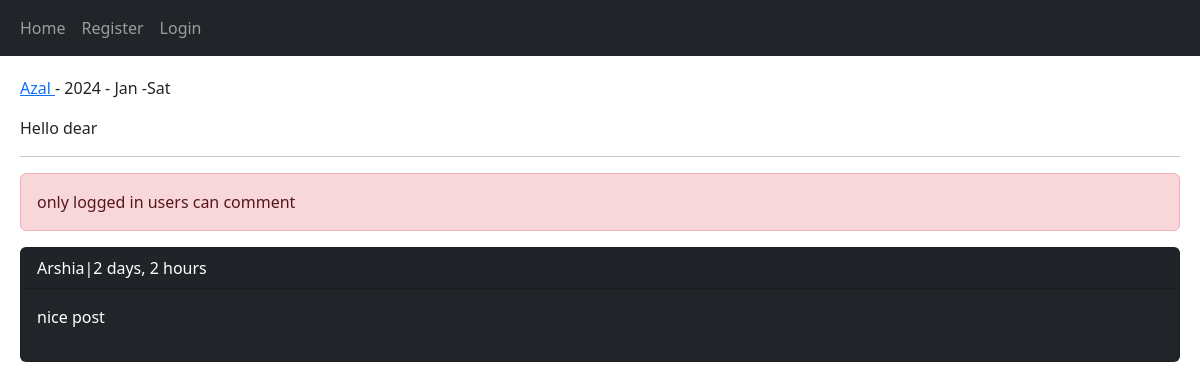
Before: /post/6/hello-dear/ with the older database file.
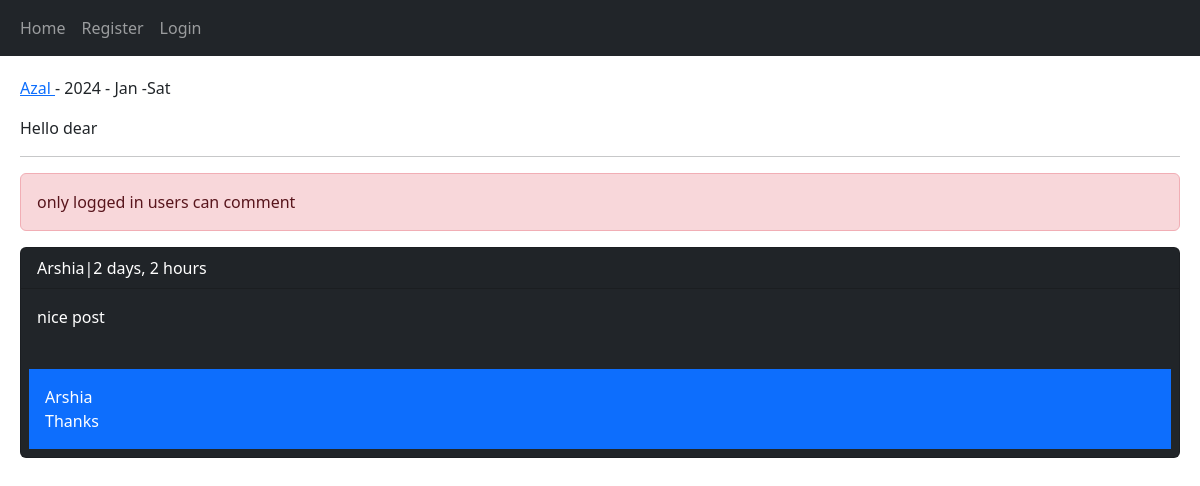
After: the same page with the newer database file.
### home/models.py (models this page shows, shortened)
class Comment(models.Model):
    user = models.ForeignKey(User, on_delete=models.CASCADE , related_name='ucomments')
    post = models.ForeignKey(Post, on_delete=models.CASCADE, related_name='pcomments')
    reply = models.ForeignKey('self', on_delete=models.CASCADE, related_name='rcomments', blank=True, null=True)
    is_reply = models.BooleanField(default=False)
    body = models.TextField(max_length=400)
    created = models.DateTimeField(auto_now_add=True)

### home/views.py (the view, shortened to what this page needs)
# urls.py: path('post/<int:post_id>/<slug:post_slug>/', views.PostDetailView.as_view(), name="post_detail"),
class PostDetailView(View):
    form_class = CommentCreateForm
    form_class_reply = CommentReplyForm
    def setup(self , request , *args, **kwargs):
        self.post_instance = get_object_or_404(Post, pk=kwargs['post_id'], slug=kwargs['post_slug'])
        return super().setup(request ,*args, **kwargs )
    def get(self , request , *args, **kwargs ):
        comments = self.post_instance.pcomments.filter(is_reply=False)
        can_like = False
        if request.user.is_authenticated and self.post_instance.user_can_like(request.user):
            can_like = True
        return render(request, 'home/detail.html', {'post':self.post_instance, 'comments':comments,'form':self.form_class
                                                    ,'reply_form':self.form_class_reply, 'can_like':can_like })

### home/templates/home/detail.html (shortened to what this page needs)
{% extends "base.html" %}
{% block content %}
    <p><a href="{% url "account:user_profile" post.user.id%}">{{ post.user }} </a> - {{ post.updated|date:'Y - M -D' }} </p>
    <p> {{ post.body }} </p><hr/>
    {% if request.user.is_authenticated %}
        <a href="{% url "home:post_like" post.id %}" class="{% if can_like %} disabled {% endif %} btn btn-primary col-md-2">Like {{ post.likes_count }}</a>
        <form action="" method="post">
            {% csrf_token %}
            {{ form.as_p }}
            <input type="submit" value="Send">
        </form> <br/>
    {% else %}
        <p class='alert alert-danger'>only logged in users can comment</p>
    {% endif %}
    {% for comment in comments  %}
        <div class="card bg-dark text-white">
            <p class='card-header'>{{ comment.user }}|{{ comment.created|timesince }} </p>
            <p class='card-body'>{{ comment.body }}</p>
            {% with replies=comment.rcomments.all %}
                {% for reply in replies %}
                    <p class="bg-primary p-3 m-2 ">{{ reply.user }} <br/> {{ reply.body }} </p>
                {% endfor %}
            {% endwith %}
        </div><br/>
    {% empty %}
        <p>No comments yet! </p>
    {% endfor %}
{% endblock  %}

Changed rows visible on the page:
added Comment: user "Arshia", body "Thanks"
